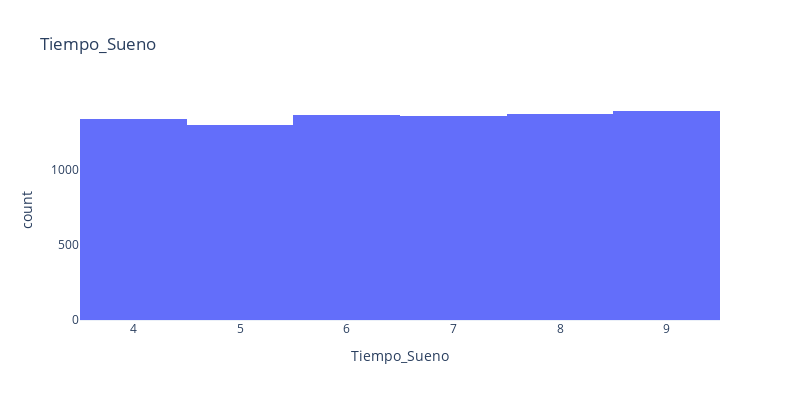

Notebook source saved alongside this figure:
### Code cell
px.histogram(data_frame=df
             , x="Tiempo_Sueno"
             , width=800, height=400
             , labels={'id':'Tiempo_Sueno'}
             , title="Tiempo_Sueno"
             , template='plotly_white'
             )

### Figure 1 — Plotly figure (JSON) as saved in the notebook; plotly's stock layout.template omitted (floating-point values rounded to 4 significant figures; data arrays with more than 128 entries replaced by an {"elided": "..."} marker saying what was removed)
{"data": [{"alignmentgroup": "True", "bingroup": "x", "hovertemplate": "Tiempo_Sueno=%{x}<br>count=%{y}<extra></extra>", "legendgroup": "", "marker": {"color": "#636efa", "pattern": {"shape": ""}}, "name": "", "offsetgroup": "", "orientation": "v", "showlegend": false, "type": "histogram", "x": {"elided": "9063 int values"}, "xaxis": "x", "yaxis": "y"}], "layout": {"barmode": "relative", "height": 400, "legend": {"tracegroupgap": 0}, "title": {"text": "Tiempo_Sueno"}, "width": 800, "xaxis": {"anchor": "y", "domain": [0, 1], "title": {"text": "Tiempo_Sueno"}}, "yaxis": {"anchor": "x", "domain": [0, 1], "title": {"text": "count"}}}}
